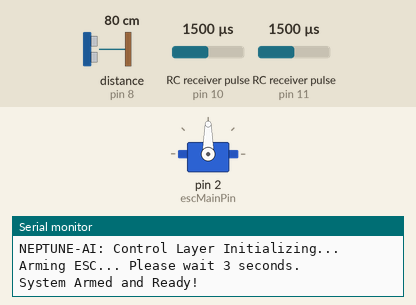
Bench run of a sketch on a simulated Arduino Leonardo, built with avr-gcc and run on an emulated ATmega32U4. Parts: servo, the last lines printed to the serial monitor. Wiring (inferred from the names in the program): ultrasonic range finder: trigger pin 7; echo pin 8; 2 × RC receiver channel: data pin 10 / data pin 11. The inputs (shaded band) are chosen by the test bench; at power-on: RC receiver pulse (sensors on pin 10, pin 11) 1500 µs, distance to the obstacle (sensor on pin 8) 80 cm. The echo pulse lasts 58.3 µs per cm.

Above: at 4.2 s.
4.3 s: RC receiver pulse (sensor on pin 10) set to 1020 µs
At 5.5 s:
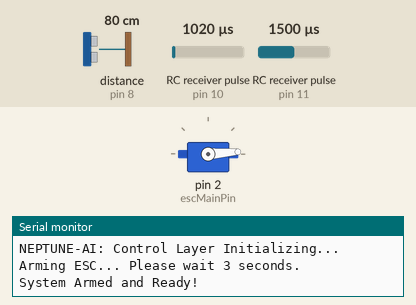
5.8 s: RC receiver pulse (sensor on pin 10) set to 1250 µs
At 6.8 s:
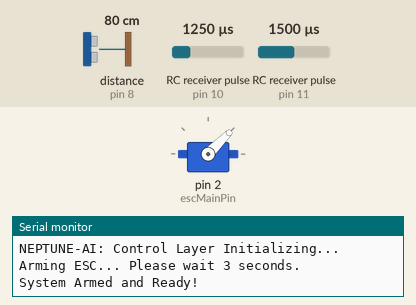
7.3 s: RC receiver pulse (sensor on pin 10) set to 1750 µs
At 8.0 s:
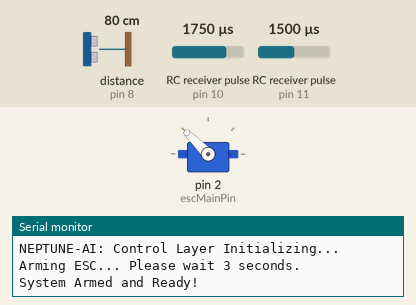
8.8 s: distance to the obstacle (sensor on pin 8) set to 23 cm
10.3 s: distance to the obstacle (sensor on pin 8) set to 19 cm
At 11.5 s:
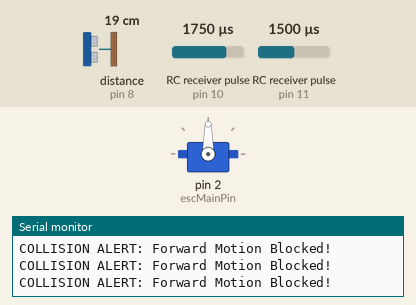
12.2 s: RC receiver pulse (sensor on pin 10) set to 1390 µs
At 12.6 s:
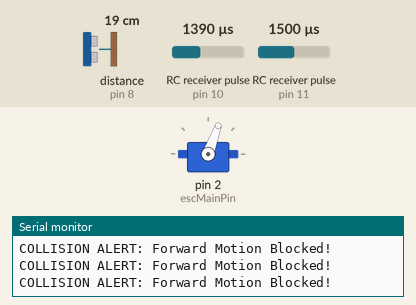
Timing chart, 0 to 14.7 s (numbered marks = the images above; inputs shaded):
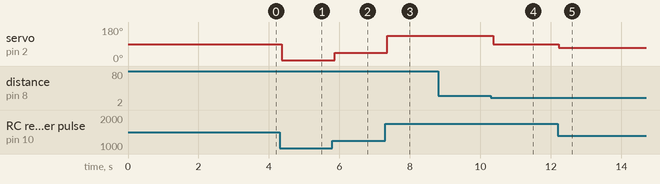

Measured:
- the behaviour switches between 21 and 20 cm on distance to the obstacle (sensor on pin 8) (found by bisection; images 3 and 4)
- after the input at 4.3 s, servo on pin 2 (escMainPin): 90° → 4° after 0.06 s
- after the input at 5.8 s, servo on pin 2 (escMainPin): 4° → 45° after 0.06 s
- after the input at 7.3 s, servo on pin 2 (escMainPin): 45° → 135° after 0.06 s
- after the input at 8.8 s, every drawn part: stays the same
- after the input at 10.3 s, servo on pin 2 (escMainPin): 135° → 90° after 0.06 s
- after the input at 12.2 s, servo on pin 2 (escMainPin): 90° → 70° at once

The sketch:

meaga_code_for_AUSD.ino
```cpp
/*
 * PROJECT NEPTUNE-AI: Control Layer
 * Board: Arduino Mega 2560
 * Features: Single Thruster ESC, Ultrasonic Safety, Hybrid RC/AI Control
 */

#include <Servo.h>

// ==========================================
// 1. PIN DEFINITIONS
// ==========================================
const int escMainPin = 2;       // Single ESC (PWM)
const int trigPin = 7;          // Ultrasonic Trigger
const int echoPin = 8;          // Ultrasonic Echo
const int rcThrottlePin = 10;   // RC Receiver CH1 (Joystick Forward/Reverse)
const int rcModePin = 11;       // RC Receiver CH5 (Mode Toggle Switch)

// ==========================================
// 2. OBJECTS & VARIABLES
// ==========================================
Servo escMain;

long duration;
int distance_cm;
char aiCommand = 'S';           // Default to Stop
int rcThrottlePWM = 1500;       // Default neutral
int rcModePWM = 1500;           // Default neutral
bool isManualMode = false;      // Default to Auto

void setup() {
  // --- Initialize Serial Communication ---
  Serial.begin(115200);   // To PC Monitor (for debugging)
  Serial1.begin(115200);  // RX1/TX1 to Raspberry Pi 5
  Serial.println("NEPTUNE-AI: Control Layer Initializing...");

  // --- Initialize Pins ---
  pinMode(trigPin, OUTPUT);
  pinMode(echoPin, INPUT);
  pinMode(rcThrottlePin, INPUT);
  pinMode(rcModePin, INPUT);

  // --- Initialize ESC ---
  escMain.attach(escMainPin, 1000, 2000);
  escMain.writeMicroseconds(1500); // Send arming signal (Neutral)

  Serial.println("Arming ESC... Please wait 3 seconds.");
  delay(3000); // Wait for the ESC initialization beeps
  Serial.println("System Armed and Ready!");
}

void loop() {
  // ==========================================
  // A. READ SENSORS (Ultrasonic)
  // ==========================================
  digitalWrite(trigPin, LOW);
  delayMicroseconds(2);
  digitalWrite(trigPin, HIGH);
  delayMicroseconds(10);
  digitalWrite(trigPin, LOW);

  duration = pulseIn(echoPin, HIGH, 30000); // 30ms timeout
  distance_cm = (duration == 0) ? 999 : (duration * 0.034 / 2);

  // ==========================================
  // B. READ RC RECEIVER
  // ==========================================
  rcModePWM = pulseIn(rcModePin, HIGH, 25000);
  rcThrottlePWM = pulseIn(rcThrottlePin, HIGH, 25000);

  // Determine Mode: Switch > 1500 is Manual, otherwise Auto
  isManualMode = (rcModePWM > 1500);

  // ==========================================
  // C. READ AI COMMANDS (From Raspberry Pi)
  // ==========================================
  if (Serial1.available() > 0) {
    aiCommand = Serial1.read();
  }

  // ==========================================
  // D. SEND TELEMETRY (To Raspberry Pi)
  // ==========================================
  // Format sent to Pi: "D:45,M:AUTO"
  Serial1.print("D:");
  Serial1.print(distance_cm);
  Serial1.print(",M:");
  Serial1.println(isManualMode ? "MANUAL" : "AUTO");

  // ==========================================
  // E. DETERMINE TARGET SPEED
  // ==========================================
  int targetPWM = 1500; // Default is absolute stop

  if (isManualMode) {
    // --- MANUAL MODE (RC Joystick) ---
    if (rcThrottlePWM > 900) { // Check if remote is actually turned on
      // Apply Deadband: Ignore small stick drifts between 1470 and 1510
      if (rcThrottlePWM > 1470 && rcThrottlePWM < 1510) {
        targetPWM = 1500; // Force exact stop
      } else {
        targetPWM = rcThrottlePWM; // Pass joystick directly to ESC
      }
    }
  } else {
    // --- AUTO MODE (AI Commands) ---
    switch (aiCommand) {
      case 'F': targetPWM = 1600; break; // Forward speed
      case 'B': targetPWM = 1400; break; // Reverse speed
      case 'S':
      default: targetPWM = 1500; break;  // Stop
    }
  }

  // ==========================================
  // F. HARDWARE SAFETY OVERRIDE
  // ==========================================
  // If an object is closer than 20cm AND we are trying to drive Forward (> 1500)
  if (distance_cm < 20 && targetPWM > 1500) {
    targetPWM = 1500; // FORCE STOP
    Serial.println("COLLISION ALERT: Forward Motion Blocked!");
  }

  // ==========================================
  // G. EXECUTE MOVEMENT
  // ==========================================
  escMain.writeMicroseconds(targetPWM);

  delay(30); // Loop stability delay
}
```
